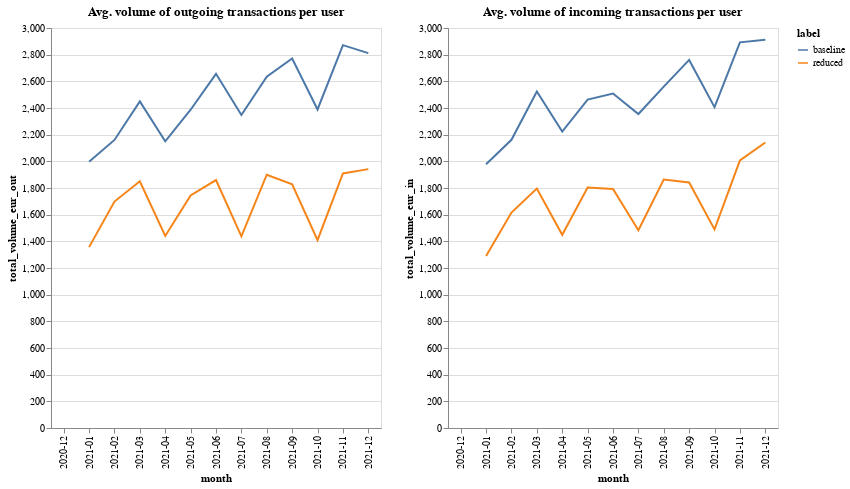

Write notebook code for a chart like this one.
### Code cell
out_volume_chart = af.line_multi(
    group_comparison_df, "label", "month", "total_volume_eur_out", 330, 400, "x"
)
in_volume_chart = af.line_multi(
    group_comparison_df, "label", "month", "total_volume_eur_in", 330, 400, "x"
)

out_volume_chart.properties(
    title="Avg. volume of outgoing transactions per user"
) | in_volume_chart.properties(title="Avg. volume of incoming transactions per user")

### Figure 1 — Vega-Lite specification as saved in the notebook (floating-point values rounded to 4 significant figures)
{"config": {"view": {"continuousWidth": 400, "continuousHeight": 300}}, "hconcat": [{"mark": "line", "encoding": {"color": {"field": "label", "type": "nominal"}, "tooltip": {"field": "total_volume_eur_out", "type": "quantitative"}, "x": {"field": "month", "type": "nominal"}, "y": {"field": "total_volume_eur_out", "sort": "x", "type": "quantitative"}}, "height": 400, "title": "Avg. volume of outgoing transactions per user", "width": 330}, {"mark": "line", "encoding": {"color": {"field": "label", "type": "nominal"}, "tooltip": {"field": "total_volume_eur_in", "type": "quantitative"}, "x": {"field": "month", "type": "nominal"}, "y": {"field": "total_volume_eur_in", "sort": "x", "type": "quantitative"}}, "height": 400, "title": "Avg. volume of incoming transactions per user", "width": 330}], "data": {"name": "data-e1f462b29a1fde5ea01fdd5e2445aa6e"}, "$schema": "https://vega.github.io/schema/vega-lite/v4.17.0.json", "datasets": {"data-e1f462b29a1fde5ea01fdd5e2445aa6e": [{"label": "baseline", "month": "2020-12", "all_users": 116592, "count(user_id)": 75184, "perc_remaining_users": 0.6448, "perc_enabled_users": 0.6448, "perc_using_users": 0.3036, "avg_outstanding_balance_eur": 1464.0, "avg_limit": 3437.0, "avg_perc_usage": 53.16, "n_ext_total_out": null, "n_ext_total_in": null, "total_volume_eur_out": null, "total_volume_eur_in": null}, {"label": "baseline", "month": "2021-01", "all_users": 116592, "count(user_id)": 75184, "perc_remaining_users": 0.6448, "perc_enabled_users": 0.644, "perc_using_users": 0.3034, "avg_outstanding_balance_eur": 1542.0, "avg_limit": 3508.0, "avg_perc_usage": 53.33, "n_ext_total_out": 22.12, "n_ext_total_in": 3.78, "total_volume_eur_out": 1997.0, "total_volume_eur_in": 1979.0}, {"label": "baseline", "month": "2021-02", "all_users": 116592, "count(user_id)": 75125, "perc_remaining_users": 0.6443, "perc_enabled_users": 0.6405, "perc_using_users": 0.3065, "avg_outstanding_balance_eur": 1592.0, "avg_limit": 3557.0, "avg_perc_usage": 52.87, "n_ext_total_out": 23.44, "n_ext_total_in": 3.7, "total_volume_eur_out": 2160.0, "total_volume_eur_in": 2161.0}, {"label": "baseline", "month": "2021-03", "all_users": 116592, "count(user_id)": 74834, "perc_remaining_users": 0.6418, "perc_enabled_users": 0.6345, "perc_using_users": 0.3063, "avg_outstanding_balance_eur": 1649.0, "avg_limit": 3614.0, "avg_perc_usage": 52.13, "n_ext_total_out": 27.84, "n_ext_total_in": 4.27, "total_volume_eur_out": 2450.0, "total_volume_eur_in": 2524.0}, {"label": "baseline", "month": "2021-04", "all_users": 116592, "count(user_id)": 74161, "perc_remaining_users": 0.6361, "perc_enabled_users": 0.6305, "perc_using_users": 0.2927, "avg_outstanding_balance_eur": 1743.0, "avg_limit": 3733.0, "avg_perc_usage": 53.03, "n_ext_total_out": 24.17, "n_ext_total_in": 3.67, "total_volume_eur_out": 2150.0, "total_volume_eur_in": 2224.0}, {"label": "baseline", "month": "2021-05", "all_users": 116592, "count(user_id)": 73728, "perc_remaining_users": 0.6324, "perc_enabled_users": 0.6269, "perc_using_users": 0.2915, "avg_outstanding_balance_eur": 1783.0, "avg_limit": 3801.0, "avg_perc_usage": 53.05, "n_ext_total_out": 27.43, "n_ext_total_in": 4.03, "total_volume_eur_out": 2387.0, "total_volume_eur_in": 2463.0}, {"label": "baseline", "month": "2021-06", "all_users": 116592, "count(user_id)": 73375, "perc_remaining_users": 0.6293, "perc_enabled_users": 0.623, "perc_using_users": 0.3073, "avg_outstanding_balance_eur": 1834.0, "avg_limit": 3861.0, "avg_perc_usage": 53.03, "n_ext_total_out": 30.82, "n_ext_total_in": 4.1, "total_volume_eur_out": 2656.0, "total_volume_eur_in": 2508.0}, {"label": "baseline", "month": "2021-07", "all_users": 116592, "count(user_id)": 72782, "perc_remaining_users": 0.6242, "perc_enabled_users": 0.6186, "perc_using_users": 0.2998, "avg_outstanding_balance_eur": 1883.0, "avg_limit": 3909.0, "avg_perc_usage": 53.31, "n_ext_total_out": 29.74, "n_ext_total_in": 3.94, "total_volume_eur_out": 2347.0, "total_volume_eur_in": 2355.0}, {"label": "baseline", "month": "2021-08", "all_users": 116592, "count(user_id)": 72339, "perc_remaining_users": 0.6204, "perc_enabled_users": 0.615, "perc_using_users": 0.305, "avg_outstanding_balance_eur": 1942.0, "avg_limit": 3989.0, "avg_perc_usage": 53.79, "n_ext_total_out": 32.57, "n_ext_total_in": 4.15, "total_volume_eur_out": 2635.0, "total_volume_eur_in": 2561.0}, {"label": "baseline", "month": "2021-09", "all_users": 116592, "count(user_id)": 71943, "perc_remaining_users": 0.617, "perc_enabled_users": 0.6106, "perc_using_users": 0.3119, "avg_outstanding_balance_eur": 1970.0, "avg_limit": 4033.0, "avg_perc_usage": 53.61, "n_ext_total_out": 31.99, "n_ext_total_in": 4.09, "total_volume_eur_out": 2772.0, "total_volume_eur_in": 2761.0}, {"label": "baseline", "month": "2021-10", "all_users": 116592, "count(user_id)": 71420, "perc_remaining_users": 0.6126, "perc_enabled_users": 0.6075, "perc_using_users": 0.311, "avg_outstanding_balance_eur": 2017.0, "avg_limit": 4238.0, "avg_perc_usage": 53.33, "n_ext_total_out": 30.21, "n_ext_total_in": 3.9, "total_volume_eur_out": 2389.0, "total_volume_eur_in": 2406.0}, {"label": "baseline", "month": "2021-11", "all_users": 116592, "count(user_id)": 71053, "perc_remaining_users": 0.6094, "perc_enabled_users": 0.6044, "perc_using_users": 0.3043, "avg_outstanding_balance_eur": 2065.0, "avg_limit": 4251.0, "avg_perc_usage": 53.74, "n_ext_total_out": 32.99, "n_ext_total_in": 4.41, "total_volume_eur_out": 2872.0, "total_volume_eur_in": 2892.0}, {"label": "baseline", "month": "2021-12", "all_users": 116592, "count(user_id)": 70689, "perc_remaining_users": 0.6063, "perc_enabled_users": 0.6013, "perc_using_users": 0.3042, "avg_outstanding_balance_eur": 2115.0, "avg_limit": 4258.0, "avg_perc_usage": 54.36, "n_ext_total_out": 31.31, "n_ext_total_in": 4.44, "total_volume_eur_out": 2812.0, "total_volume_eur_in": 2912.0}, {"label": "reduced", "month": "2020-12", "all_users": 11050, "count(user_id)": 4356, "perc_remaining_users": 0.3942, "perc_enabled_users": 0.3942, "perc_using_users": 0.2818, "avg_outstanding_balance_eur": 955.3, "avg_limit": 2339.0, "avg_perc_usage": 47.92, "n_ext_total_out": null, "n_ext_total_in": null, "total_volume_eur_out": null, "total_volume_eur_in": null}, {"label": "reduced", "month": "2021-01", "all_users": 11050, "count(user_id)": 4356, "perc_remaining_users": 0.3942, "perc_enabled_users": 0.3937, "perc_using_users": 0.2852, "avg_outstanding_balance_eur": 1005.0, "avg_limit": 2405.0, "avg_perc_usage": 46.8, "n_ext_total_out": 19.43, "n_ext_total_in": 3.26, "total_volume_eur_out": 1357.0, "total_volume_eur_in": 1290.0}, {"label": "reduced", "month": "2021-02", "all_users": 11050, "count(user_id)": 4351, "perc_remaining_users": 0.3938, "perc_enabled_users": 0.3932, "perc_using_users": 0.2898, "avg_outstanding_balance_eur": 1042.0, "avg_limit": 2471.0, "avg_perc_usage": 46.74, "n_ext_total_out": 23.69, "n_ext_total_in": 3.64, "total_volume_eur_out": 1698.0, "total_volume_eur_in": 1616.0}, {"label": "reduced", "month": "2021-03", "all_users": 11050, "count(user_id)": 4348, "perc_remaining_users": 0.3935, "perc_enabled_users": 0.3928, "perc_using_users": 0.2985, "avg_outstanding_balance_eur": 1079.0, "avg_limit": 2510.0, "avg_perc_usage": 46.96, "n_ext_total_out": 28.11, "n_ext_total_in": 4.17, "total_volume_eur_out": 1851.0, "total_volume_eur_in": 1796.0}, {"label": "reduced", "month": "2021-04", "all_users": 11050, "count(user_id)": 4343, "perc_remaining_users": 0.393, "perc_enabled_users": 0.3925, "perc_using_users": 0.2954, "avg_outstanding_balance_eur": 1095.0, "avg_limit": 2613.0, "avg_perc_usage": 45.77, "n_ext_total_out": 20.88, "n_ext_total_in": 3.09, "total_volume_eur_out": 1440.0, "total_volume_eur_in": 1449.0}, {"label": "reduced", "month": "2021-05", "all_users": 11050, "count(user_id)": 4349, "perc_remaining_users": 0.3936, "perc_enabled_users": 0.393, "perc_using_users": 0.2972, "avg_outstanding_balance_eur": 1074.0, "avg_limit": 2692.0, "avg_perc_usage": 43.26, "n_ext_total_out": 27.37, "n_ext_total_in": 3.97, "total_volume_eur_out": 1744.0, "total_volume_eur_in": 1804.0}, {"label": "reduced", "month": "2021-06", "all_users": 11050, "count(user_id)": 4352, "perc_remaining_users": 0.3938, "perc_enabled_users": 0.3818, "perc_using_users": 0.3074, "avg_outstanding_balance_eur": 1082.0, "avg_limit": 2056.0, "avg_perc_usage": 59.08, "n_ext_total_out": 29.43, "n_ext_total_in": 3.88, "total_volume_eur_out": 1860.0, "total_volume_eur_in": 1793.0}, {"label": "reduced", "month": "2021-07", "all_users": 11050, "count(user_id)": 4279, "perc_remaining_users": 0.3872, "perc_enabled_users": 0.3801, "perc_using_users": 0.2957, "avg_outstanding_balance_eur": 1096.0, "avg_limit": 2104.0, "avg_perc_usage": 59.88, "n_ext_total_out": 24.27, "n_ext_total_in": 3.25, "total_volume_eur_out": 1437.0, "total_volume_eur_in": 1484.0}, {"label": "reduced", "month": "2021-08", "all_users": 11050, "count(user_id)": 4217, "perc_remaining_users": 0.3816, "perc_enabled_users": 0.3781, "perc_using_users": 0.288, "avg_outstanding_balance_eur": 1105.0, "avg_limit": 1778.0, "avg_perc_usage": 65.49, "n_ext_total_out": 30.01, "n_ext_total_in": 4.09, "total_volume_eur_out": 1899.0, "total_volume_eur_in": 1863.0}, {"label": "reduced", "month": "2021-09", "all_users": 11050, "count(user_id)": 4195, "perc_remaining_users": 0.3796, "perc_enabled_users": 0.3643, "perc_using_users": 0.2867, "avg_outstanding_balance_eur": 1138.0, "avg_limit": 1720.0, "avg_perc_usage": 63.34, "n_ext_total_out": 28.93, "n_ext_total_in": 3.92, "total_volume_eur_out": 1827.0, "total_volume_eur_in": 1841.0}, {"label": "reduced", "month": "2021-10", "all_users": 11050, "count(user_id)": 4081, "perc_remaining_users": 0.3693, "perc_enabled_users": 0.3588, "perc_using_users": 0.2739, "avg_outstanding_balance_eur": 1123.0, "avg_limit": 1414.0, "avg_perc_usage": 69.7, "n_ext_total_out": 23.34, "n_ext_total_in": 3.17, "total_volume_eur_out": 1409.0, "total_volume_eur_in": 1489.0}, {"label": "reduced", "month": "2021-11", "all_users": 11050, "count(user_id)": 3998, "perc_remaining_users": 0.3618, "perc_enabled_users": 0.3486, "perc_using_users": 0.2609, "avg_outstanding_balance_eur": 1106.0, "avg_limit": 1370.0, "avg_perc_usage": 67.07, "n_ext_total_out": 29.5, "n_ext_total_in": 4.06, "total_volume_eur_out": 1909.0, "total_volume_eur_in": 2007.0}, {"label": "reduced", "month": "2021-12", "all_users": 11050, "count(user_id)": 3920, "perc_remaining_users": 0.3548, "perc_enabled_users": 0.3381, "perc_using_users": 0.253, "avg_outstanding_balance_eur": 1093.0, "avg_limit": 1188.0, "avg_perc_usage": 69.35, "n_ext_total_out": 28.51, "n_ext_total_in": 4.19, "total_volume_eur_out": 1942.0, "total_volume_eur_in": 2142.0}]}}
